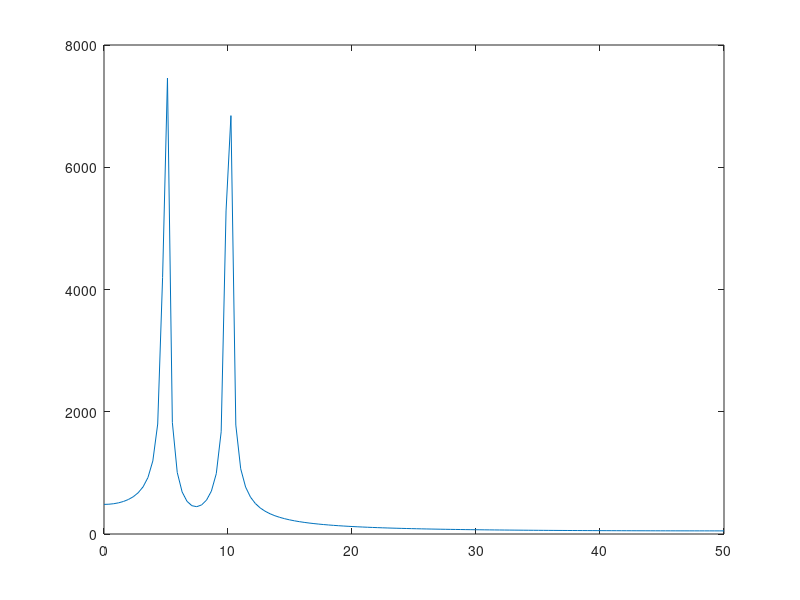

Write MATLAB code to recreate this figure.
%To obtain periodogram of the signal
clc
clear all
close all
%Step 1: Generate the signal
f1=5;
f2=10;
Fs=100;
t=0:1/Fs:10;
x=sin(2*pi*f1*t)+sin(2*pi*f2*t);
% n=randn(1,length(x));
% x1=x+n;
%Step 2: Computation of periodogram
% Rxx=xcorr(x,x); %Autocorrelation
Rxx=conv(x,fliplr(x));
nfft=256;
f=Fs/2*linspace(0,1,nfft/2);%Frequency axis
Sxx=fft(Rxx,nfft);
plot(f,abs(Sxx(1:length(f))))
